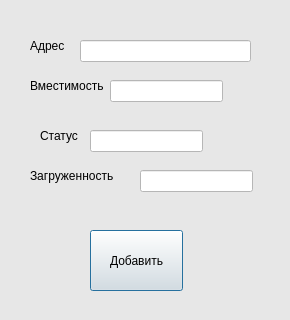
<?xml version="1.0" encoding="UTF-8"?>
<ui version="4.0">
 <class>Dialog</class>
 <widget class="QDialog" name="Dialog">
  <property name="geometry">
   <rect>
    <x>0</x>
    <y>0</y>
    <width>290</width>
    <height>320</height>
   </rect>
  </property>
  <property name="minimumSize">
   <size>
    <width>290</width>
    <height>320</height>
   </size>
  </property>
  <property name="maximumSize">
   <size>
    <width>290</width>
    <height>320</height>
   </size>
  </property>
  <property name="windowTitle">
   <string>Добавление</string>
  </property>
  <property name="styleSheet">
   <string notr="true">background-color: rgb(231, 231, 231);</string>
  </property>
  <widget class="QLabel" name="label_2">
   <property name="geometry">
    <rect>
     <x>30</x>
     <y>30</y>
     <width>41</width>
     <height>31</height>
    </rect>
   </property>
   <property name="text">
    <string>Адрес</string>
   </property>
  </widget>
  <widget class="QLabel" name="label_3">
   <property name="geometry">
    <rect>
     <x>30</x>
     <y>70</y>
     <width>81</width>
     <height>31</height>
    </rect>
   </property>
   <property name="text">
    <string>Вместимость</string>
   </property>
  </widget>
  <widget class="QLabel" name="label_5">
   <property name="geometry">
    <rect>
     <x>40</x>
     <y>120</y>
     <width>51</width>
     <height>31</height>
    </rect>
   </property>
   <property name="text">
    <string>Статус</string>
   </property>
  </widget>
  <widget class="QLabel" name="label_6">
   <property name="geometry">
    <rect>
     <x>30</x>
     <y>160</y>
     <width>101</width>
     <height>31</height>
    </rect>
   </property>
   <property name="text">
    <string>Загруженность</string>
   </property>
  </widget>
  <widget class="QLineEdit" name="line_add_adress">
   <property name="geometry">
    <rect>
     <x>80</x>
     <y>40</y>
     <width>171</width>
     <height>22</height>
    </rect>
   </property>
   <property name="styleSheet">
    <string notr="true">background-color: rgb(255, 255, 255);</string>
   </property>
  </widget>
  <widget class="QLineEdit" name="line_add_vmestimost">
   <property name="geometry">
    <rect>
     <x>110</x>
     <y>80</y>
     <width>113</width>
     <height>22</height>
    </rect>
   </property>
   <property name="styleSheet">
    <string notr="true">background-color: rgb(255, 255, 255);</string>
   </property>
  </widget>
  <widget class="QLineEdit" name="line_add_status">
   <property name="geometry">
    <rect>
     <x>90</x>
     <y>130</y>
     <width>113</width>
     <height>22</height>
    </rect>
   </property>
   <property name="styleSheet">
    <string notr="true">background-color: rgb(255, 255, 255);</string>
   </property>
  </widget>
  <widget class="QLineEdit" name="line_add_zagruzh">
   <property name="geometry">
    <rect>
     <x>140</x>
     <y>170</y>
     <width>113</width>
     <height>22</height>
    </rect>
   </property>
   <property name="styleSheet">
    <string notr="true">background-color: rgb(255, 255, 255);</string>
   </property>
  </widget>
  <widget class="QPushButton" name="btn_add">
   <property name="geometry">
    <rect>
     <x>90</x>
     <y>230</y>
     <width>93</width>
     <height>61</height>
    </rect>
   </property>
   <property name="text">
    <string>Добавить</string>
   </property>
  </widget>
 </widget>
 <resources/>
 <connections/>
</ui>
